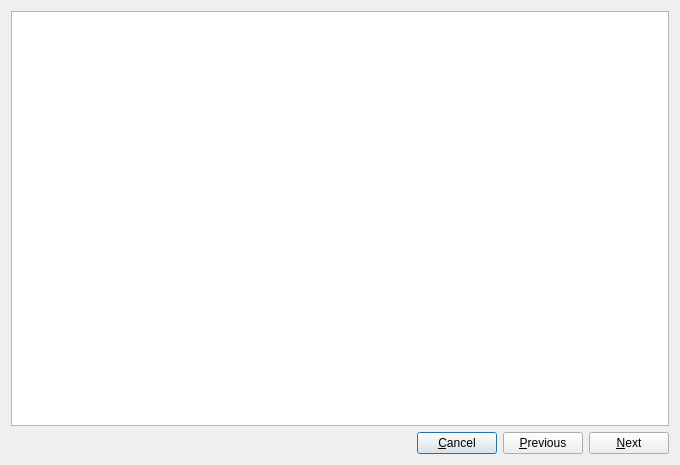
<?xml version="1.0" encoding="UTF-8"?>
<ui version="4.0">
 <class>MergeDialog</class>
 <widget class="QDialog" name="MergeDialog">
  <property name="geometry">
   <rect>
    <x>0</x>
    <y>0</y>
    <width>680</width>
    <height>465</height>
   </rect>
  </property>
  <property name="windowTitle">
   <string>Form</string>
  </property>
  <layout class="QVBoxLayout" name="verticalLayout">
   <item>
    <widget class="QStackedWidget" name="stackedWidget">
     <property name="currentIndex">
      <number>1</number>
     </property>
     <widget class="QWidget" name="page">
      <layout class="QHBoxLayout" name="horizontalLayout_2">
       <property name="spacing">
        <number>0</number>
       </property>
       <property name="leftMargin">
        <number>0</number>
       </property>
       <property name="topMargin">
        <number>0</number>
       </property>
       <property name="rightMargin">
        <number>0</number>
       </property>
       <property name="bottomMargin">
        <number>0</number>
       </property>
       <item>
        <widget class="MergeListWidget" name="songWidget"/>
       </item>
      </layout>
     </widget>
     <widget class="QWidget" name="page_2">
      <layout class="QHBoxLayout" name="horizontalLayout_3">
       <property name="spacing">
        <number>0</number>
       </property>
       <property name="leftMargin">
        <number>0</number>
       </property>
       <property name="topMargin">
        <number>0</number>
       </property>
       <property name="rightMargin">
        <number>0</number>
       </property>
       <property name="bottomMargin">
        <number>0</number>
       </property>
       <item>
        <widget class="MergeListWidget" name="eventWidget"/>
       </item>
      </layout>
     </widget>
    </widget>
   </item>
   <item>
    <layout class="QHBoxLayout" name="horizontalLayout">
     <item>
      <spacer name="horizontalSpacer">
       <property name="orientation">
        <enum>Qt::Horizontal</enum>
       </property>
       <property name="sizeHint" stdset="0">
        <size>
         <width>40</width>
         <height>20</height>
        </size>
       </property>
      </spacer>
     </item>
     <item>
      <widget class="QPushButton" name="buttonCancel">
       <property name="text">
        <string>&amp;Cancel</string>
       </property>
       <property name="shortcut">
        <string>Esc</string>
       </property>
      </widget>
     </item>
     <item>
      <widget class="QPushButton" name="buttonPrevious">
       <property name="text">
        <string>&amp;Previous</string>
       </property>
      </widget>
     </item>
     <item>
      <widget class="QPushButton" name="buttonNext">
       <property name="text">
        <string>&amp;Next</string>
       </property>
       <property name="shortcut">
        <string>Return</string>
       </property>
      </widget>
     </item>
    </layout>
   </item>
  </layout>
 </widget>
 <customwidgets>
  <customwidget>
   <class>MergeListWidget</class>
   <extends>QListWidget</extends>
   <header>Merge/mergelistwidget.h</header>
  </customwidget>
 </customwidgets>
 <resources/>
 <connections/>
</ui>
